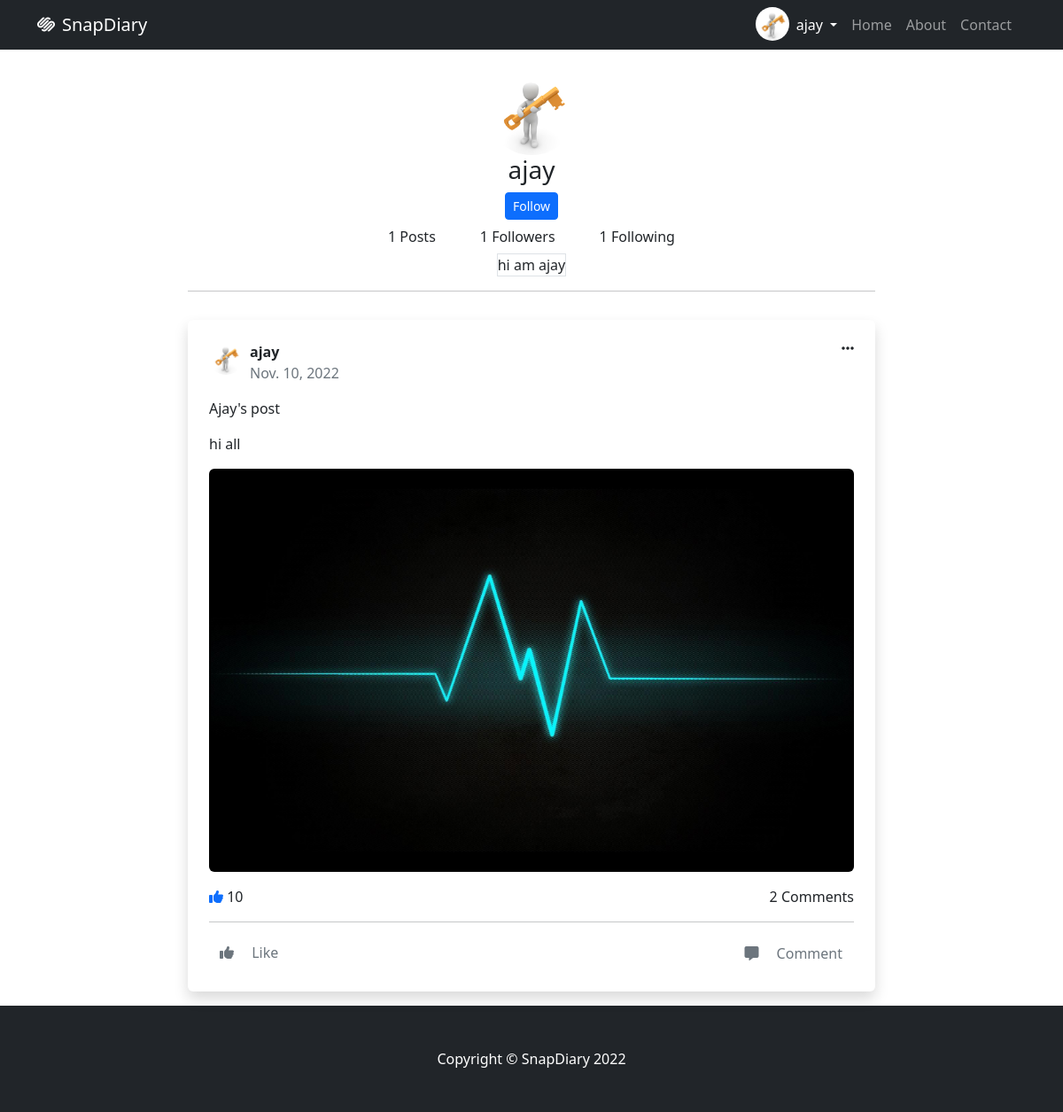
The page /users/1/ (signed in) on the database as committed earlier.
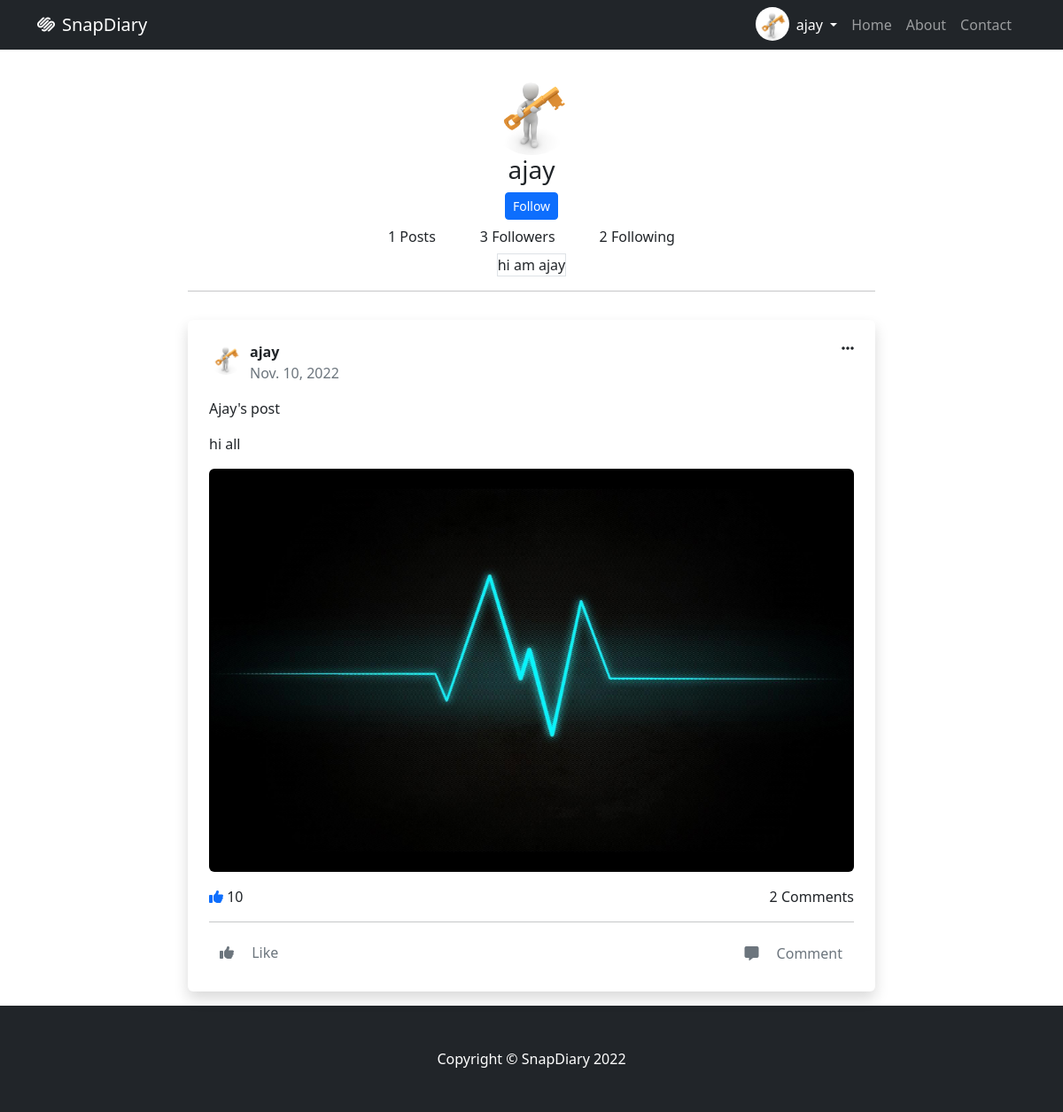
The same page on the database as committed later.
### socialapp/models.py (models this page shows, shortened)
class Myuser(AbstractUser):
  profile_pic = models.ImageField(upload_to='profile', default='default/pro_pic.png')

class UserProfile(models.Model):
  user = models.OneToOneField(Myuser, on_delete=models.CASCADE, related_name='user_profile')
  bio = models.CharField(max_length=120, null=True, blank=True)
  mobile = models.CharField(max_length=12, null=True, blank=True)
  dob = models.DateField(null=True, blank=True)
  GENDER_CHOICES = (
    ('Male', 'Male'),
    ('Female', 'Female'),
    ('Others', 'Others')
  )
  gender = models.CharField(max_length=12, choices=GENDER_CHOICES, null=True, blank=True)
  following = models.ManyToManyField(Myuser, related_name='followinglist', blank=True)
  followers = models.ManyToManyField(Myuser, related_name='followerslist', blank=True)
  @property
  def get_followers(self):
    return self.followers.all()
  @property
  def get_followings(self):
    return self.following.all()

class Posts(models.Model):
  user = models.ForeignKey(Myuser, on_delete=models.CASCADE, related_name='my_post')
  title = models.CharField(max_length=120)
  description = models.CharField(max_length=200)
  post_image = models.ImageField(upload_to='post-images')
  posted_date = models.DateField(auto_now_add=True)
  liked_by = models.ManyToManyField(Myuser)

### socialapp/views.py (the view)
# urls.py: path('users/<int:id>/', views.others_profile_view, name='social-other-profile'),
@login_required
def others_profile_view(request, *args, **kwargs):
  id = kwargs.get('id')
  user = Myuser.objects.get(id=id)
  posts = user.my_post.all()
  return render(request, 'other-profile.html', {'other_user': user, 'otherposts': posts})

### socialapp/templates/other-profile.html (shortened to what this page needs)
{%extends 'base.html'%}
{%block body_block%}
<div class="container-fluid">
	<div class="row">
		<div class="col-2"></div>
		<div class="col-8" style="min-height: 100vh;">
			<div>
				<div class="d-flex justify-content-center">
					<div>
							<img
							src="{{other_user.profile_pic.url}}"
							class="rounded-circle  d-inline"
							alt="avatar"
							style="width: 100px; height: 100px; object-fit: cover"
							/>
					</div>
				</div>
				<div class="d-flex justify-content-center">
					<div>
						<h3>{{other_user}}</h3>
					</div>
				</div>
				{%if request.user.user_profile%}
					{%if other_user.user_profile%}
						<div class="d-flex justify-content-center">
							{%if other_user not in request.user.user_profile.get_followings%}
								<form action="{%url 'social-follow' other_user.id%}" method="post">
									<input type="submit" value="Follow" class="btn btn-primary btn-sm">
								</form>
							{%else%}
								<form action="{%url 'social-unfollow' other_user.id%}" method="post">
									{%csrf_token%}
									<input type="submit" value="Unfollow" class="btn btn-primary btn-sm">
								</form>
							{%endif%}
						</div>
					{%endif%}
				{%endif%}
				<div class="d-flex justify-content-center">
					{%if other_user.my_post.all%}
						<div>
							<a href="" class="btn me-4">{{other_user.my_post.count}} Posts</a>
						</div>
					{%else%}
						<div>
							<a href="" class="btn me-4">0 Posts</a>
						</div>
					{%endif%}
					<div>
						{%if other_user.user_profile%}
							<a href="" class="btn me-4">{{other_user.user_profile.get_followers.count}} Followers</a>
						{%else%}
							<a href="" class="btn me-4">0 Followers</a>
						{%endif%}
					</div>
					<div>
						{%if other_user.user_profile%}
							<a href="" class="btn">{{other_user.user_profile.get_followings.count}} Following</a>
						{%else%}
							<a href="" class="btn me-4">0 Following</a>
						{%endif%}
					</div>
				</div>
				<div class="d-flex justify-content-center">
					{%if other_user.user_profile.bio%}
					<div class="border">
						{{other_user.user_profile.bio}}
					</div>
					{%endif%}
				</div>
				<hr>
				{%if otherposts%}
				{%for post in otherposts%}
				<div class="d-flex justify-content-center">
					<div class="bg-white p-4 rounded shadow mt-3 mb-3">
						<div class="d-flex justify-content-between">
								<div class="d-flex">
										<img
												src="{{post.user.profile_pic.url}}"
												alt="avatar"
												class="rounded-circle me-2"
												style="width: 38px; height: 38px; object-fit: cover"
										/>
										<div>
												<p class="m-0 fw-bold">{{post.user}}</p>
												<span class="text-muted fs-7">{{post.posted_date}}</span>
										</div>
								</div>
								<i
								class="fas fa-ellipsis-h"
								type="button"
								id="post1Menu"
								data-bs-toggle="dropdown"
								aria-expanded="false"
								>
								</i>
						</div>
						<div class="mt-3">
								<div>
										<p>
												{{post.title}}
										</p>
										<p>
												{{post.description}}
										</p>
										<img
												src="{{post.post_image.url}}"
												alt="post image"
												class="img-fluid rounded"
										/>
								</div>
								<div class="mt-3 d-flex justify-content-between">
										<div><i class="text-primary fas fa-thumbs-up"></i> 10</div>
										<div>2 Comments</i></div>
								</div>
								<hr>
								<div class="d-flex justify-content-between">
										<div>
												<a href="" class="btn text-muted" style="border: none;">
														<i class="fas fa-thumbs-up me-3"></i>
														<span class="m-0">Like</span>
												</a>
										</div>
										<div>
												<a class="btn text-muted" data-bs-toggle="collapse" href="#collapseExample" role="button" aria-expanded="false" aria-controls="collapseExample">
														<i class="fas fa-comment-alt me-3"></i>
														<span class="m-0">Comment</span>
												</a>
										</div>
								</div>
						</div>
				</div>
				</div>
				{%endfor%}
				{%else%}
					<p>No Posts Yet</p>
				{%endif%}
			</div>
		</div>
		<div class="col-2"></div>
	</div>
</div>
{%endblock%}

### socialapp/templates/base.html (shortened to what this page needs)
<!DOCTYPE html>
{%load static%}
<html lang="en">
    <head>
        <link href={%static 'css/styles.css'%} rel="stylesheet" />
        <link href={%static 'css/nav.css'%} rel="stylesheet">
        <link rel="stylesheet" href="https://cdnjs.cloudflare.com/ajax/libs/font-awesome/6.2.0/css/all.min.css" />
        <link href="https://cdn.jsdelivr.net/npm/bootstrap@5.2.2/dist/css/bootstrap.min.css" rel="stylesheet">
    </head>
    <body>
        <nav class="navbar navbar-expand-lg navbar-dark bg-dark position-fixed-bottom">
            <div class="container">
                <a class="navbar-brand" href="{%url 'social-home'%}"><i class="fa-brands fa-squarespace me-2"></i>SnapDiary</a>
                <div class="collapse navbar-collapse" id="navbarSupportedContent">
                    <ul class="navbar-nav ms-auto mb-2 mb-lg-0">
                      <img
                      src="{{request.user.profile_pic.url}}"
                      class="rounded-circle  d-inline"
                      alt="avatar"
                      style="width: 38px; height: 38px; object-fit: cover"
                      />
                      <li class="nav-item dropdown">
                        <a class="nav-link dropdown-toggle active" href="#" role="button" data-bs-toggle="dropdown" aria-expanded="false">
                          {{request.user}}
                        </a>
                      </li>
                      <li class="nav-item"><a class="nav-link" href="{%url 'social-home'%}">Home</a></li>
                      <li class="nav-item"><a class="nav-link" href="#!">About</a></li>
                      <li class="nav-item me-2"><a class="nav-link" href="#!">Contact</a></li>
                    </ul>
                </div>
            </div>
        </nav>
        {%block body_block%}
        {%endblock%}
        <footer class="py-5 bg-dark">
            <div class="container"><p class="m-0 text-center text-white">Copyright &copy; SnapDiary 2022</p></div>
        </footer>
    </body>
</html>

### socialapp/static/css/nav.css (style rules this page uses)
.navbar { position:fixed !important; width:100%; z-index: 1000000; top:0; }
body { padding-top:75px; }

Rows that differ between the two databases and show on the page:
changed Myuser "ajay": user_profile.get_followers.count "1" → "3"; user_profile.get_followings.count "1" → "2"
